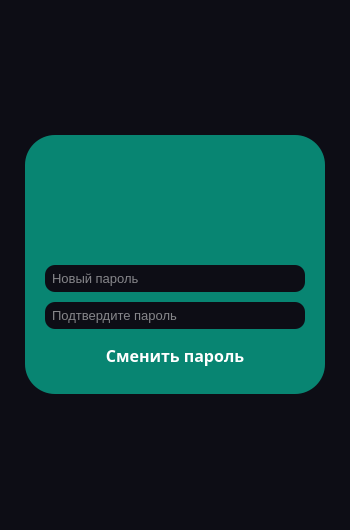
<?xml version="1.0" encoding="UTF-8"?>
<ui version="4.0">
 <class>Dialog</class>
 <widget class="QDialog" name="Dialog">
  <property name="geometry">
   <rect>
    <x>0</x>
    <y>0</y>
    <width>350</width>
    <height>530</height>
   </rect>
  </property>
  <property name="minimumSize">
   <size>
    <width>350</width>
    <height>530</height>
   </size>
  </property>
  <property name="maximumSize">
   <size>
    <width>350</width>
    <height>530</height>
   </size>
  </property>
  <property name="windowTitle">
   <string>Change password</string>
  </property>
  <property name="styleSheet">
   <string notr="true">* {
border: none;
background-color: transparent;
color: transparent;
padding: 0;
margin: 0;
color: #fff;
}

QDialog{
background-color: #0D0D15;
}

QLabel{
color: white;
}

#window{
background-color: #088572;
border-radius: 30px;
}

QLineEdit{
background-color: #0D0D15;
padding: 5px;
border-radius: 10px;
}

QPushButton{
text-align: center;
width: 180px;
padding: 5px 10px 5px 10px;
}

QPushButton:hover{
background-color: #173B49;
border-radius: 10px;
}

QPushButton:pressed{
border: 3px solid #0D0D15;
font-weight: bold;
background-color:#0D0D15;
}</string>
  </property>
  <layout class="QVBoxLayout" name="verticalLayout">
   <item alignment="Qt::AlignHCenter">
    <widget class="QWidget" name="window" native="true">
     <property name="sizePolicy">
      <sizepolicy hsizetype="Fixed" vsizetype="Preferred">
       <horstretch>0</horstretch>
       <verstretch>0</verstretch>
      </sizepolicy>
     </property>
     <property name="minimumSize">
      <size>
       <width>300</width>
       <height>259</height>
      </size>
     </property>
     <property name="maximumSize">
      <size>
       <width>300</width>
       <height>259</height>
      </size>
     </property>
     <layout class="QVBoxLayout" name="verticalLayout_15">
      <property name="spacing">
       <number>10</number>
      </property>
      <property name="leftMargin">
       <number>20</number>
      </property>
      <property name="topMargin">
       <number>20</number>
      </property>
      <property name="rightMargin">
       <number>20</number>
      </property>
      <property name="bottomMargin">
       <number>20</number>
      </property>
      <item alignment="Qt::AlignHCenter">
       <widget class="QLabel" name="pics">
        <property name="minimumSize">
         <size>
          <width>100</width>
          <height>100</height>
         </size>
        </property>
        <property name="maximumSize">
         <size>
          <width>100</width>
          <height>100</height>
         </size>
        </property>
        <property name="text">
         <string/>
        </property>
        <property name="pixmap">
         <pixmap resource="../icon.qrc">:/pics/res/shield.svg</pixmap>
        </property>
        <property name="scaledContents">
         <bool>true</bool>
        </property>
       </widget>
      </item>
      <item>
       <widget class="QWidget" name="mainBody" native="true">
        <property name="sizePolicy">
         <sizepolicy hsizetype="Preferred" vsizetype="Fixed">
          <horstretch>0</horstretch>
          <verstretch>0</verstretch>
         </sizepolicy>
        </property>
        <property name="minimumSize">
         <size>
          <width>0</width>
          <height>0</height>
         </size>
        </property>
        <layout class="QVBoxLayout" name="verticalLayout_13">
         <property name="spacing">
          <number>10</number>
         </property>
         <property name="leftMargin">
          <number>0</number>
         </property>
         <property name="topMargin">
          <number>0</number>
         </property>
         <property name="rightMargin">
          <number>0</number>
         </property>
         <property name="bottomMargin">
          <number>0</number>
         </property>
         <item alignment="Qt::AlignTop">
          <widget class="QLineEdit" name="pss">
           <property name="font">
            <font>
             <pointsize>10</pointsize>
            </font>
           </property>
           <property name="text">
            <string/>
           </property>
           <property name="maxLength">
            <number>30</number>
           </property>
           <property name="placeholderText">
            <string>Новый пароль</string>
           </property>
          </widget>
         </item>
         <item alignment="Qt::AlignTop">
          <widget class="QLineEdit" name="confPss">
           <property name="font">
            <font>
             <pointsize>10</pointsize>
            </font>
           </property>
           <property name="placeholderText">
            <string>Подтвердите пароль</string>
           </property>
          </widget>
         </item>
        </layout>
       </widget>
      </item>
      <item>
       <widget class="QWidget" name="registration" native="true">
        <property name="sizePolicy">
         <sizepolicy hsizetype="Expanding" vsizetype="Fixed">
          <horstretch>0</horstretch>
          <verstretch>0</verstretch>
         </sizepolicy>
        </property>
        <layout class="QVBoxLayout" name="verticalLayout_14">
         <property name="leftMargin">
          <number>0</number>
         </property>
         <property name="topMargin">
          <number>0</number>
         </property>
         <property name="rightMargin">
          <number>0</number>
         </property>
         <property name="bottomMargin">
          <number>0</number>
         </property>
         <item alignment="Qt::AlignHCenter">
          <widget class="QPushButton" name="saveBtn">
           <property name="sizePolicy">
            <sizepolicy hsizetype="Fixed" vsizetype="Fixed">
             <horstretch>0</horstretch>
             <verstretch>0</verstretch>
            </sizepolicy>
           </property>
           <property name="font">
            <font>
             <family>Segoe UI Semibold</family>
             <pointsize>12</pointsize>
             <bold>true</bold>
            </font>
           </property>
           <property name="cursor">
            <cursorShape>PointingHandCursor</cursorShape>
           </property>
           <property name="text">
            <string>Сменить пароль</string>
           </property>
          </widget>
         </item>
        </layout>
       </widget>
      </item>
     </layout>
    </widget>
   </item>
  </layout>
 </widget>
 <resources>
  <include location="../icon.qrc"/>
 </resources>
 <connections/>
</ui>
